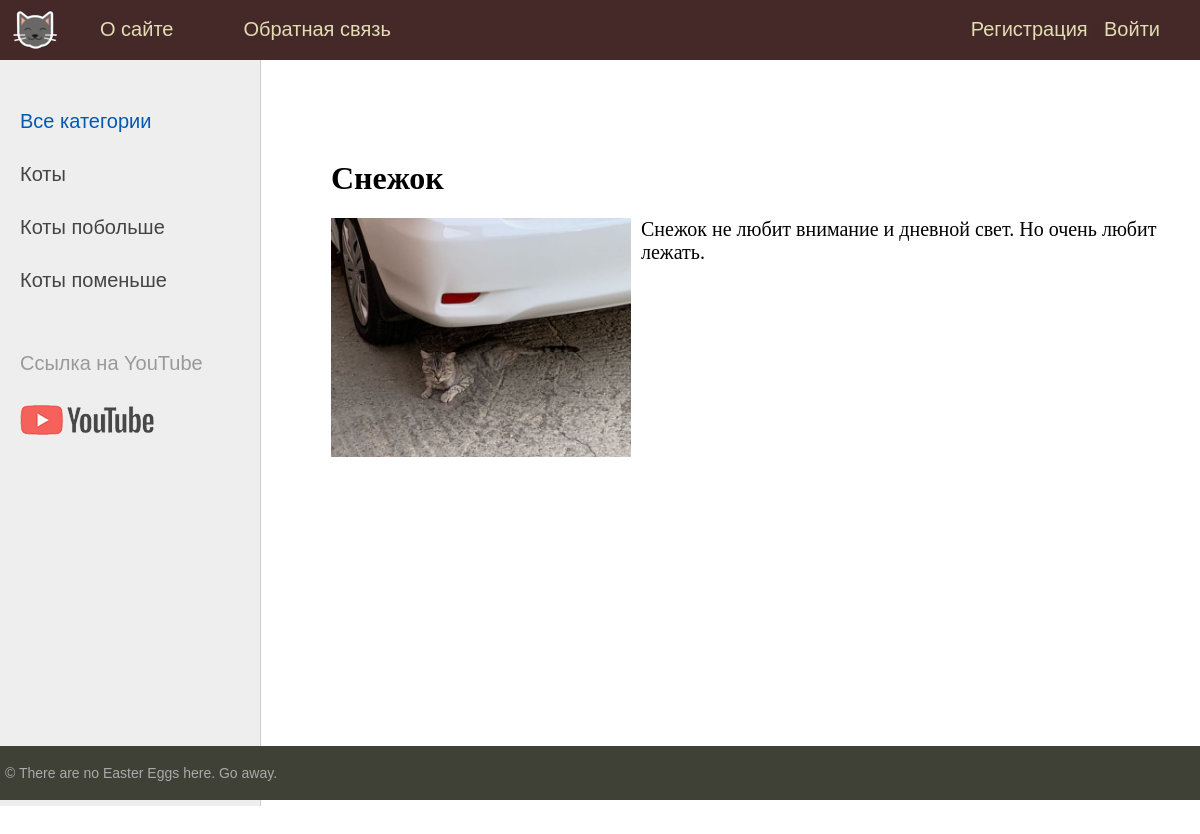
/post/snezhok/, run on the app's committed database.
### cats/models.py (models this page shows, shortened)
class Category(models.Model):
	name = models.CharField(max_length=100, db_index=True, verbose_name='Категория')
	slug = models.SlugField(max_length=255, unique=True, db_index=True, verbose_name='URL')
	def get_absolute_url(self):
		return reverse('category', kwargs={'category_slug': self.slug})
	class Meta:
		verbose_name = 'Категория'
		verbose_name_plural = 'Категории'
		ordering = ['id']

class Cats(models.Model):
	title = models.CharField(max_length=255, verbose_name='Заголовок')
	slug = models.SlugField(max_length=255, unique=True, db_index=True, verbose_name='URL')
	content = models.TextField(blank=True, verbose_name='Текст')
	photo = models.ImageField(upload_to='photos/%Y/%m/%d/', verbose_name='Фото')
	time_create = models.DateTimeField(auto_now_add=True, verbose_name='Время создания')
	time_update = models.DateTimeField(auto_now=True, verbose_name='Время изменения')
	is_published = models.BooleanField(default=True, verbose_name='Статус публикации')
	category = models.ForeignKey('Category', on_delete=models.PROTECT, verbose_name='Категория')
	def __str__(self):
		return self.title
	class Meta:
		verbose_name = 'Котики'
		verbose_name_plural = 'Котики'
		ordering = ['-time_create', 'title']

### cats/views.py (the view)
# urls.py: path('post/<slug:post_slug>/', ShowPost.as_view(), name='post'),
class ShowPost(DataMixin, DetailView):
	model = Cats
	template_name = 'cats/post.html'
	slug_url_kwarg = 'post_slug'
	context_object_name = 'post'
	def get_context_data(self, *, object_list=None, **kwargs):
		context = super().get_context_data(**kwargs)
		c_def = self.get_user_context(title=context['post'])
		return dict(list(context.items()) + list(c_def.items()))

### cats/utils.py (called while the page is built)
	def get_user_context(self, **kwargs):
		context = kwargs
		categories = cache.get('categories')
		if not categories:
			categories = Category.objects.annotate(Count('cats'))
			cache.set('categories', categories, 60)
		user_menu = menu.copy()
		if not self.request.user.is_authenticated:
			user_menu.pop(1)
		context['menu'] = user_menu
		context['categories'] = categories
		if 'category_selected' not in context:
			context['category_selected'] = 0
		return context

### cats/templates/cats/post.html
{% extends 'cats/base.html' %}
{% block content %}
<h1>{{post.title}}</h1>
{% if post.photo %}
<p><img class="img-article-left" src="{{post.photo.url}}"></p>
{% endif %}
{{post.content|linebreaks}}
{% endblock %}

### cats/templates/cats/base.html (shortened to what this page needs)
{% load static %}
{% load cats_tags %}
<!DOCTYPE html>
<html>
<head>
	<link type="text/css" href="{% static 'cats/css/styles.css' %}" rel="stylesheet" />
</head>
<body>
<table class="table-page" border=0 cellpadding="0" cellspacing="0">
<tr><td valign=top>
{% block mainmenu %}
		<div class="header">
			<ul id="mainmenu" class="mainmenu">
			<li class="logo"><a href="{% url 'home' %}"><div class="logo"></div></a></li>
{% for m in menu %}
			<li><a href="{% url m.url_name%}">{{m.title}}</a></li>
{% endfor %}
				{% if request.user.is_authenticated %}
				<li class="last"> {{ user.username }} | <a href="{% url 'logout' %}">Выйти</a></li>
				{% else %}
				<li class="last"><a href="{% url 'register' %}">Регистрация</a> | <a href="{% url 'login' %}">Войти</a></li>
				{% endif %}
			</ul>
		</div>
{% endblock mainmenu %}
<table class="table-content" border=0 cellpadding="0" cellspacing="0">
<tr>
	<td valign="top" class="left-chapters">
	<ul id="leftchapters">
{% if category_selected == 0 %}
		<li class="selected">Все категории</li>
{% else %}
		<li><a href="{% url 'home' %}">Все категории</a></li>
{% endif %}
{% for c in categories %}
	{% if c.pk == category_selected %}
		<li class="selected">{{c.name}}</li>
	{% else %}
		<li><a href="{{ c.get_absolute_url }}">{{c.name}}</a></li>
	{% endif %}
{% endfor %}
		<li class="share">
		<p>Ссылка на YouTube</p>
		<a class="share-yt" href="https://www.youtube.com/results?search_query=%D0%BA%D0%BE%D1%82%D0%B8%D0%BA%D0%B8" target="_blank" rel="nofollow"></a>
		</li>
	</ul>
</td>
<td valign="top" class="content">
	<div class="content-text">
{% block content %}
{% endblock %}
	</div>
</td></tr></table>
</td></tr>
<tr><td valign=top>
	<div id="footer">
		<p>&copy; There are no Easter Eggs here. Go away.</p>
	</div>
</td></tr></table>
</body>
</html>

### cats/static/cats/css/styles.css (style rules this page uses)
html, body { font-family: 'Arial'; margin: 0; padding: 0; height: 100%; width: 100%; color: #444; }
a { color: #0059b2; text-decoration: none; }
img { max-width: 600px; height: auto; }
img.img-article-left { max-width: 300px; height: auto; float: left; padding: 0 10px 10px 0; }
.table-page { width: 100%; height: 100%; vertical-align: top; }
.table-page tr { height: 100%; }
.header { background: #452828; height: 60px; }
.logo { background: url('../images/Cat-icon.png') no-repeat 10px 5px; width: 70px; height: 60px; }
ul.mainmenu { list-style: none; margin: 0; padding: 0; height: 60px; color: #452828; font-size: 20px; overflow: hidden; }
ul.mainmenu li { float: left; margin: 18px 40px 0 30px; }
ul.mainmenu li.logo { margin: 0; }
ul.mainmenu li.last { float: right; }
ul.mainmenu li a { color: #E1DDB4; text-decoration: none; }
.table-content { width: 100%; min-height: 100%; height: 100%; }
.left-chapters { margin: 0; background: #eee; border-right: 1px solid #ccc; min-height: 100%; }
.left-chapters ul { width: 230px; min-height: 100%; margin: 0; padding: 20px 10px 10px 20px; list-style: none; font-size: 20px; }
.left-chapters ul li { margin: 30px 0 0 0; color: #999; }
.left-chapters ul li.selected { color: #0059b2; }
.left-chapters ul li a { color: #444; text-decoration: none; }
.left-chapters ul li.share { margin: 60px 0 0 0; }
.left-chapters ul li.share p { margin: 30px 0 30px 0; }
.left-chapters ul li.share a { display: inline-block; width: 40px; height: 40px; margin: 0 20px 0 0; }
.left-chapters ul li.share a.share-yt { width: 100%; height: 30px; background: url('../images/share_yt.png') no-repeat 0 0 }
.content { padding: 40px 20px 20px 40px; width: 100%; box-sizing: border-box; }
.content-text { margin: 60px 0 0 30px; color: #000; font-size: 20px; font-family: Yandex Sans Display Light; }
.content-text h1 { font-size: 32px; }
#footer { box-sizing: border-box; background: #3F4137; padding: 5px; color: #aaa; font-size: 14px; font-family: Verdana, Geneva, Arial, Helvetica; text-align: left; overflow: hidden; }

### data on the page
Category: name "Коты"
Category: name "Коты побольше"
Category: name "Коты поменьше"
Cats: title "Снежок", photo (picture), content "Снежок не любит внимание и дневной свет. Но очень любит лежать."

### other printed values
{{ m.title }} "О сайте" "Обратная связь"
